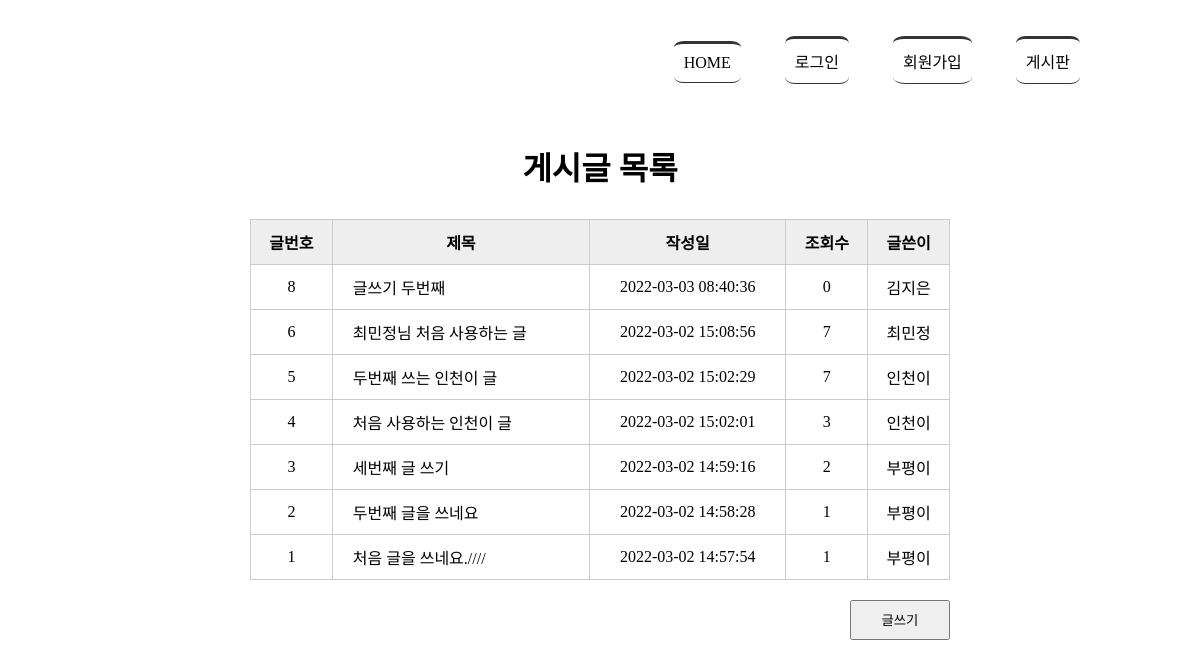
Page /boardlist/ on the committed database.
### tables this page shows
CREATE TABLE "board" (
	"bno"	integer,
	"title"	text NOT NULL,
	"content"	text NOT NULL,
	"createDate"	timestamp date DEFAULT (datetime('now', 'localtime')),
	"hit"	integer,
	"mid"	char(5) NOT NULL,
	"name"	TEXT NOT NULL,
	FOREIGN KEY("mid") REFERENCES "member"("mid") ON DELETE CASCADE,
	PRIMARY KEY("bno" AUTOINCREMENT)
);

### app.py (the view)
@app.route('/boardlist/')
def boardlist():
    rs = select_board()
    return render_template('boardlist.html', rs = rs)

### model/model_board.py (called while the page is built)
def select_board():
    conn = getconn()
    cur = conn.cursor()
    sql = "SELECT * FROM board ORDER BY bno DESC"
    cur.execute(sql)
    rs = cur.fetchall()
    conn.close()
    return rs

### model/model_member.py (called while the page is built)
def getconn():
    conn = sqlite3.connect("./members.db")
    return conn

### member/templates/boardlist.html (shortened to what this page needs)
<!DOCTYPE html>
<html lang="en">
<head>
    <link rel="stylesheet" href="{{ url_for('static',filename='style.css')}}">
</head>
<body>
    <div id="container">
        {% include 'navbar.html' %}
        <section>
            <h1>게시글 목록</h1>
            <table class="tbl_board">
                <tr>
                    <th>글번호</th><th>제목</th><th>작성일</th><th>조회수</th><th>글쓴이</th>
                </tr>
                {% for i in rs %}
                <tr>
                    <td>{{ i[0] }}</td>
                    <td><a href="{{ url_for('board_view', bno=i[0])}}"> {{ i[1] }}</a></td>
                    <td>{{ i[3] }}</td>
                    <td>{{ i[4] }}</td>
                    <td>{{ i[6] }}</td>
                </tr>
                {% endfor %}
            </table>
            <div class="btn_write">
                <button type="button"
                        onclick="location.href='/writing/'">글쓰기</button>
            </div>
        </section>
    </div>
   </body>
</html>

### static/style.css (style rules this page uses)
#container { width: 1000px; margin: 0 auto; }
section { text-align: center; }
section h1 { font-size: 2em; margin-bottom: 30px; }
section table { width: 600px; margin: 0 auto; border-collapse: collapse; }
section table, th, td { border: 1px solid #ccc; padding: 10px }
section .tbl_board { width: 700px; }
section .tbl_board th { background: #eee; }
section .tbl_board a { text-decoration: none; color: black; }
section .tbl_board td:nth-child(2) { text-align: left; padding-left: 20px; }
section .btn_write { text-align: right; margin: 20px 150px; }
section .btn_write button { width: 100px; height: 40px; }

### rows in the picture
board: bno "8", title "글쓰기 두번째", createDate "2022-03-03 08:40:36", hit "0", name "김지은"
board: bno "6", title "최민정님 처음 사용하는 글", createDate "2022-03-02 15:08:56", hit "7", name "최민정"
board: bno "5", title "두번째 쓰는 인천이 글", createDate "2022-03-02 15:02:29", hit "7", name "인천이"
board: bno "4", title "처음 사용하는 인천이 글", createDate "2022-03-02 15:02:01", hit "3", name "인천이"
board: bno "3", title "세번째 글 쓰기", createDate "2022-03-02 14:59:16", hit "2", name "부평이"
board: bno "2", title "두번째 글을 쓰네요", createDate "2022-03-02 14:58:28", hit "1", name "부평이"
board: bno "1", title "처음 글을 쓰네요.////", createDate "2022-03-02 14:57:54", hit "1", name "부평이"
